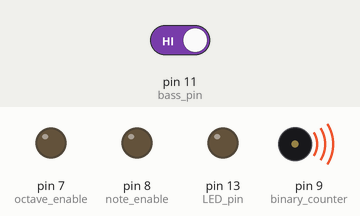
Bench run of a sketch on a simulated Arduino Uno, built with avr-gcc and run on an emulated ATmega328P. Parts: output pins drawn as LEDs (lit = HIGH), buzzer (waves = sounding). The inputs (shaded band) are chosen by the test bench; at power-on: pin 11 (bass_pin) HIGH.

Above: at 8.8 s.
8.9 s: pin 11 (bass_pin) driven LOW
At 11.7 s:
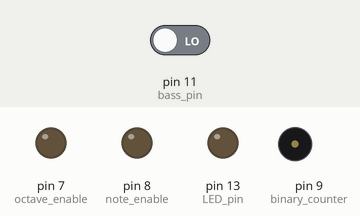
13.9 s: pin 11 (bass_pin) driven HIGH
At 15.1 s:
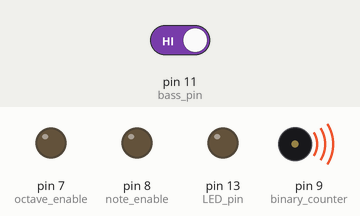
Timing chart, 0 to 24.9 s (numbered marks = the images above; inputs shaded):
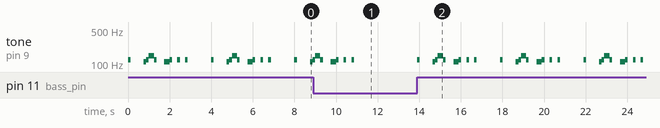

Measured:
- after the input at 8.9 s, tone on pin 9 (binary_counter): goes on until 10.9 s, then stays silent
- after the input at 13.9 s, tone on pin 9 (binary_counter): silent → 123 Hz at once, then repeats every 4.0 s: silent 0.63 s, 110 Hz 0.13 s, 123 Hz 0.13 s, 147 Hz 0.25 s, 123 Hz 0.13 s, silent 0.38 s, 110 Hz 0.25 s, 2 × (123 Hz 0.13 s, silent 0.25 s), 123 Hz 0.13 s, silent 1.1 s, 123 Hz 0.13 s
- by itself, tone on pin 9 (binary_counter): repeats every 4.0 s: silent 0.63 s, 110 Hz 0.13 s, 123 Hz 0.13 s, 147 Hz 0.25 s, 123 Hz 0.13 s, silent 0.38 s, 110 Hz 0.25 s, 2 × (123 Hz 0.13 s, silent 0.25 s), 123 Hz 0.13 s, silent 1.1 s, 123 Hz 0.13 s

The sketch:

L_Theme_B_bass.ino
```cpp
#define NOTE_B0  31
#define NOTE_C1  33
#define NOTE_CS1 35
#define NOTE_D1  37
#define NOTE_DS1 39
#define NOTE_E1  41
#define NOTE_F1  44
#define NOTE_FS1 46
#define NOTE_G1  49
#define NOTE_GS1 52
#define NOTE_A1  55
#define NOTE_AS1 58
#define NOTE_B1  62
#define NOTE_C2  65
#define NOTE_CS2 69
#define NOTE_D2  73
#define NOTE_DS2 78
#define NOTE_E2  82
#define NOTE_F2  87
#define NOTE_FS2 93
#define NOTE_G2  98
#define NOTE_GS2 104
#define NOTE_A2  110
#define NOTE_AS2 117
#define NOTE_B2  123
#define NOTE_C3  131
#define NOTE_CS3 139
#define NOTE_D3  147
#define NOTE_DS3 156
#define NOTE_E3  165
#define NOTE_F3  175
#define NOTE_FS3 185
#define NOTE_G3  196
#define NOTE_GS3 208
#define NOTE_A3  220
#define NOTE_AS3 233
#define NOTE_B3  247
#define NOTE_C4  262
#define NOTE_CS4 277
#define NOTE_D4  294
#define NOTE_DS4 311
#define NOTE_E4  330
#define NOTE_F4  349
#define NOTE_FS4 370
#define NOTE_G4  392
#define NOTE_GS4 415
#define NOTE_A4  440
#define NOTE_AS4 466
#define NOTE_B4  494
#define NOTE_C5  523
#define NOTE_CS5 554
#define NOTE_D5  587
#define NOTE_DS5 622
#define NOTE_E5  659
#define NOTE_F5  698
#define NOTE_FS5 740
#define NOTE_G5  784
#define NOTE_GS5 831
#define NOTE_A5  880
#define NOTE_AS5 932
#define NOTE_B5  988
#define NOTE_C6  1047
#define NOTE_CS6 1109
#define NOTE_D6  1175
#define NOTE_DS6 1245
#define NOTE_E6  1319
#define NOTE_F6  1397
#define NOTE_FS6 1480
#define NOTE_G6  1568
#define NOTE_GS6 1661
#define NOTE_A6  1760
#define NOTE_AS6 1865
#define NOTE_B6  1976
#define NOTE_C7  2093
#define NOTE_CS7 2217
#define NOTE_D7  2349
#define NOTE_DS7 2489
#define NOTE_E7  2637
#define NOTE_F7  2794
#define NOTE_FS7 2960
#define NOTE_G7  3136
#define NOTE_GS7 3322
#define NOTE_A7  3520
#define NOTE_AS7 3729
#define NOTE_B7  3951
#define NOTE_C8  4186
#define NOTE_CS8 4435
#define NOTE_D8  4699
#define NOTE_DS8 4978


#define bass_pin 11
//#define chorus_pin 10
#define binary_counter 9
#define note_enable 8
#define octave_enable 7
#define LED_pin 13

/*
binary counter is connected to the source of the tone.
note_enable controls whether or not the tone is played
octave_enable controls whether or not a tone one octave lower is played.
*/

#define delay_time 250
#define half_delay_time 125
#define play_time 220
#define measure 4000

int i = 0, intro[16] = { NOTE_G4, NOTE_E4, 0, 0, NOTE_A4, NOTE_E4, 0, 0, NOTE_G4, NOTE_E4, 0, 0, NOTE_B4, NOTE_G4, 0, 0 };
int chorus[16] = {NOTE_E4, NOTE_A3, NOTE_B3, NOTE_D4, NOTE_A4, NOTE_FS4, NOTE_E4, NOTE_A3, NOTE_B3, NOTE_D4, NOTE_A4, NOTE_FS4, NOTE_D4, NOTE_E4, NOTE_FS4, NOTE_G4 };
int bass[14] = { NOTE_B2, 0, NOTE_A2, NOTE_B2, NOTE_D3, NOTE_B2, 0, NOTE_A2, NOTE_B2, 0, NOTE_B2, 0, NOTE_B2, 0 };
int bass_time[14] = { 125, 625, 125, 125, 250, 125, 375, 250, 125, 250, 125, 250, 125, 1125 };

void setup() {

  pinMode(binary_counter, OUTPUT);
  pinMode(note_enable, OUTPUT);
  pinMode(octave_enable, OUTPUT);
  pinMode(LED_pin, OUTPUT);

  //pinMode(chorus_pin, OUTPUT);
  //pinMode(chorus_pin, INPUT);
  //digitalWrite(chorus_pin, 0);

  //pinMode(bass_pin, OUTPUT);
  pinMode(bass_pin, INPUT);
  //digitalWrite(bass_pin, 0);

  digitalWrite(binary_counter, 0);
  digitalWrite(note_enable, 0);
  digitalWrite(octave_enable, 0);
  digitalWrite(LED_pin, 0);
}

void loop() {

 /*
 for(i = 0; i < 16; i++) {
   tone(binary_counter, intro[i], play_time);
   delay(delay_time);
 }
 for(i = 0; i < 16; i++) {
   tone(binary_counter, intro[i], play_time);
   delay(delay_time);
 }

 digitalWrite(chorus_pin, 1);

 for(i = 0; i < 16; i++) {
   tone(binary_counter, intro[i], play_time);
   delay(delay_time);
 }
 for(i = 0; i < 16; i++) {
   tone(binary_counter, intro[i], play_time);
   delay(delay_time);
 }

 digitalWrite(bass_pin, 1);


 while(true) {
   for(i = 0; i < 16; i++) {
   tone(binary_counter, intro[i], play_time);
   delay(delay_time);
   }
 }
 */

 /*
 while(digitalRead(chorus_pin) == 0){digitalWrite(LED_pin, 0);}
 digitalWrite(LED_pin, 1);

 for(i = 0; i < 16; i++) {
   tone(binary_counter, chorus[i], play_time);
   delay(delay_time);
 }
 */

 while(digitalRead(bass_pin) == 0);

 for(i = 0; i < 14; i++) {
   tone(binary_counter, bass[i], bass_time[i]);
   delay(bass_time[i]);
 }


}
```

pitches.ino
```cpp
/*************************************************
 * Public Constants
 *************************************************/

#define NOTE_B0  31
#define NOTE_C1  33
#define NOTE_CS1 35
#define NOTE_D1  37
#define NOTE_DS1 39
#define NOTE_E1  41
#define NOTE_F1  44
#define NOTE_FS1 46
#define NOTE_G1  49
#define NOTE_GS1 52
#define NOTE_A1  55
#define NOTE_AS1 58
#define NOTE_B1  62
#define NOTE_C2  65
#define NOTE_CS2 69
#define NOTE_D2  73
#define NOTE_DS2 78
#define NOTE_E2  82
#define NOTE_F2  87
#define NOTE_FS2 93
#define NOTE_G2  98
#define NOTE_GS2 104
#define NOTE_A2  110
#define NOTE_AS2 117
#define NOTE_B2  123
#define NOTE_C3  131
#define NOTE_CS3 139
#define NOTE_D3  147
#define NOTE_DS3 156
#define NOTE_E3  165
#define NOTE_F3  175
#define NOTE_FS3 185
#define NOTE_G3  196
#define NOTE_GS3 208
#define NOTE_A3  220
#define NOTE_AS3 233
#define NOTE_B3  247
#define NOTE_C4  262
#define NOTE_CS4 277
#define NOTE_D4  294
#define NOTE_DS4 311
#define NOTE_E4  330
#define NOTE_F4  349
#define NOTE_FS4 370
#define NOTE_G4  392
#define NOTE_GS4 415
#define NOTE_A4  440
#define NOTE_AS4 466
#define NOTE_B4  494
#define NOTE_C5  523
#define NOTE_CS5 554
#define NOTE_D5  587
#define NOTE_DS5 622
#define NOTE_E5  659
#define NOTE_F5  698
#define NOTE_FS5 740
#define NOTE_G5  784
#define NOTE_GS5 831
#define NOTE_A5  880
#define NOTE_AS5 932
#define NOTE_B5  988
#define NOTE_C6  1047
#define NOTE_CS6 1109
#define NOTE_D6  1175
#define NOTE_DS6 1245
#define NOTE_E6  1319
#define NOTE_F6  1397
#define NOTE_FS6 1480
#define NOTE_G6  1568
#define NOTE_GS6 1661
#define NOTE_A6  1760
#define NOTE_AS6 1865
#define NOTE_B6  1976
#define NOTE_C7  2093
#define NOTE_CS7 2217
#define NOTE_D7  2349
#define NOTE_DS7 2489
#define NOTE_E7  2637
#define NOTE_F7  2794
#define NOTE_FS7 2960
#define NOTE_G7  3136
#define NOTE_GS7 3322
#define NOTE_A7  3520
#define NOTE_AS7 3729
#define NOTE_B7  3951
#define NOTE_C8  4186
#define NOTE_CS8 4435
#define NOTE_D8  4699
#define NOTE_DS8 4978
```
